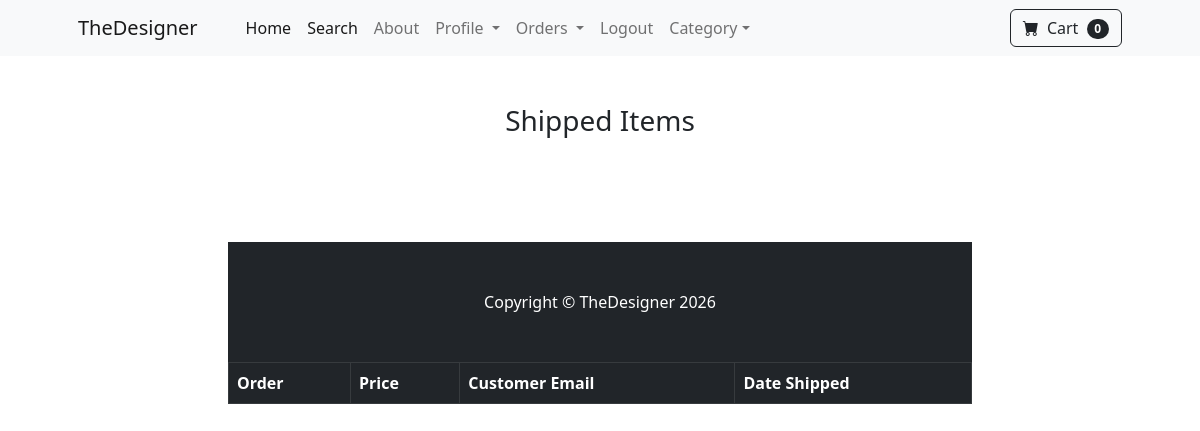
/payment/shipped_dash (signed in), run on an earlier commit of the app's database.
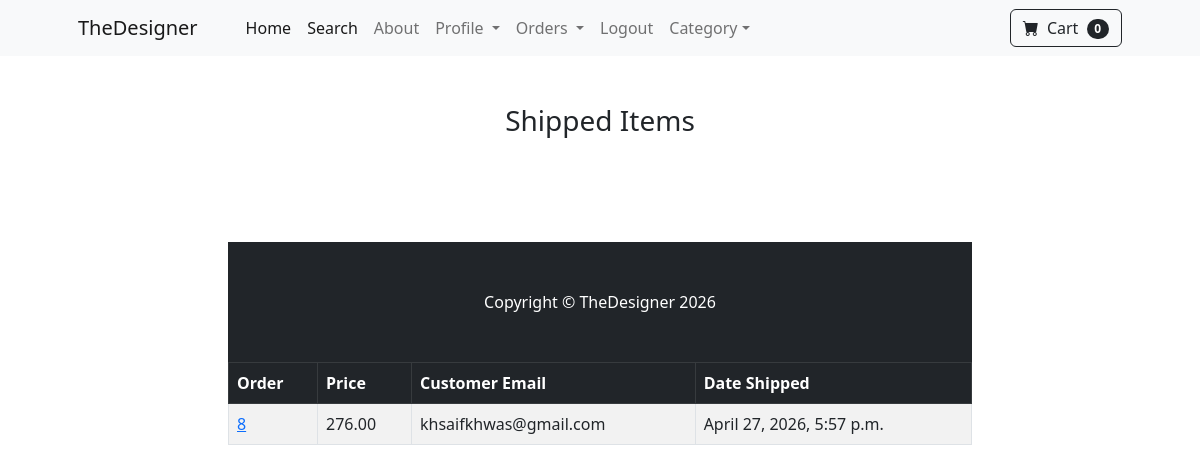
And on a later commit of the database.
### payment/models.py (models this page shows, shortened)
class Order(models.Model):
    user = models.ForeignKey(User, on_delete=models.CASCADE, null=True, blank=True)
    full_name = models.CharField(max_length=200)
    email = models.EmailField(max_length=250)
    phone = models.CharField(max_length=20, blank=True)   # <-- add this line
    shipping_address = models.TextField(max_length=1000)
    amount_paid = models.DecimalField(max_digits=10, decimal_places=2)
    date_ordered = models.DateTimeField(auto_now_add=True)
    shipped = models.BooleanField(default = False)
    date_shipped = models.DateTimeField(blank = True,null = True)

### payment/views.py (the view)
# urls.py: path('shipped_dash',views.shipped_dash, name="shipped_dash"),
def shipped_dash(request):
    if request.user.is_authenticated and request.user.is_superuser:
        orders = Order.objects.filter(shipped=True)
        return render(request, "payment/shipped_dash.html", {"orders":orders})
    else:
        messages.success(request, "Access Denied !")
        return redirect('home')

### cart/cart.py (called while the page is built)
    def __len__(self):
        return len(self.cart)

### cart/context_processors.py (called while the page is built)
def cart(request):
    return {'cart': Cart(request)}

### payment/templates/payment/shipped_dash.html
{% extends 'base.html' %}
{% block content %}
<div class="container">
    <div class="row">
        <center>
            <div class="col-8">
                <br><br>
                <h3>Shipped Items</h3>
                              <table class="table table-striped table-hover table-bordered">
  <thead class="table-dark">
    <tr>
      <th scope="col">Order</th>
      <th scope="col">Price</th>
      <th scope="col">Customer Email</th>
      <th scope="col">Date Shipped</th>
    </tr>
  </thead>
  <tbody>
    {% for item in orders%}
    <tr>
      <td><a href="{% url 'orders' item.id %}">{{item.id}}</a></td>
      <td>{{item.amount_paid}}</td>
      <td>{{item.email}}</td>
      <td>{{item.date_shipped}}</td>
    </tr>
    {% endfor %}
<br><br>
<br><br>
            </div>
        </center>
    </div>
</div>
{% endblock %}

What changed in the data, as far as the page shows it:
added Order: id "8", amount_paid "276.00", email "khsaifkhwas@gmail.com", date_shipped "April 27, 2026, 5:57 p.m."
